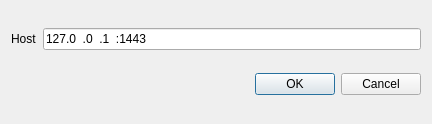
<?xml version="1.0" encoding="UTF-8"?>
<ui version="4.0">
 <class>DialogTcpHost</class>
 <widget class="QDialog" name="DialogTcpHost">
  <property name="geometry">
   <rect>
    <x>0</x>
    <y>0</y>
    <width>432</width>
    <height>124</height>
   </rect>
  </property>
  <property name="windowTitle">
   <string>Dialog</string>
  </property>
  <layout class="QVBoxLayout" name="verticalLayout">
   <item>
    <layout class="QHBoxLayout" name="horizontalLayout">
     <item>
      <widget class="QLabel" name="label">
       <property name="text">
        <string>Host</string>
       </property>
      </widget>
     </item>
     <item>
      <widget class="QLineEdit" name="leHost">
       <property name="inputMask">
        <string>000.000.000.000:0000</string>
       </property>
       <property name="text">
        <string>127.0.0.1:1443</string>
       </property>
      </widget>
     </item>
    </layout>
   </item>
   <item>
    <widget class="QDialogButtonBox" name="buttonBox">
     <property name="orientation">
      <enum>Qt::Horizontal</enum>
     </property>
     <property name="standardButtons">
      <set>QDialogButtonBox::Cancel|QDialogButtonBox::Ok</set>
     </property>
    </widget>
   </item>
  </layout>
 </widget>
 <resources/>
 <connections>
  <connection>
   <sender>buttonBox</sender>
   <signal>accepted()</signal>
   <receiver>DialogTcpHost</receiver>
   <slot>accept()</slot>
   <hints>
    <hint type="sourcelabel">
     <x>248</x>
     <y>254</y>
    </hint>
    <hint type="destinationlabel">
     <x>157</x>
     <y>274</y>
    </hint>
   </hints>
  </connection>
  <connection>
   <sender>buttonBox</sender>
   <signal>rejected()</signal>
   <receiver>DialogTcpHost</receiver>
   <slot>reject()</slot>
   <hints>
    <hint type="sourcelabel">
     <x>316</x>
     <y>260</y>
    </hint>
    <hint type="destinationlabel">
     <x>286</x>
     <y>274</y>
    </hint>
   </hints>
  </connection>
 </connections>
</ui>
